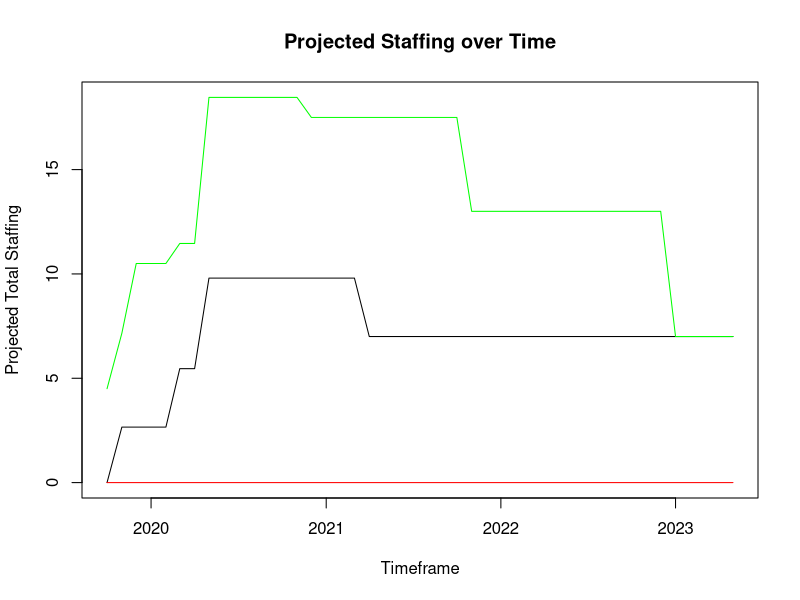
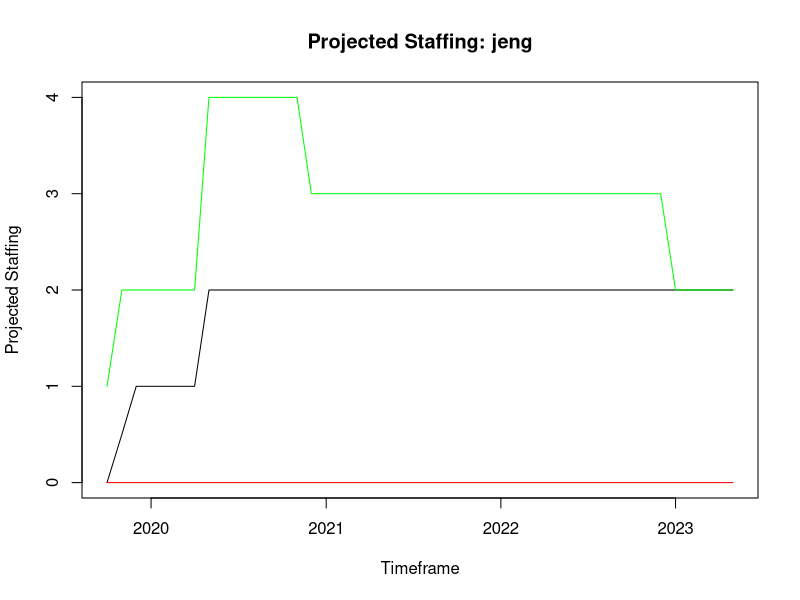
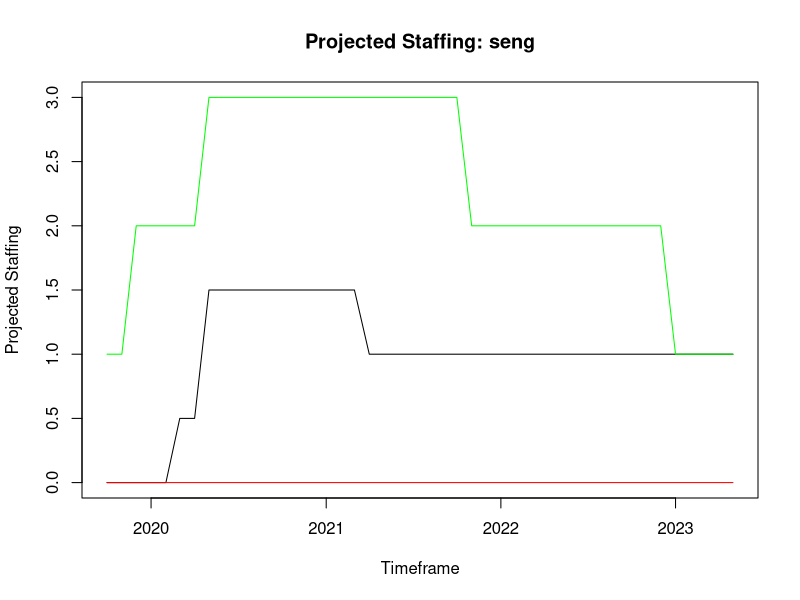
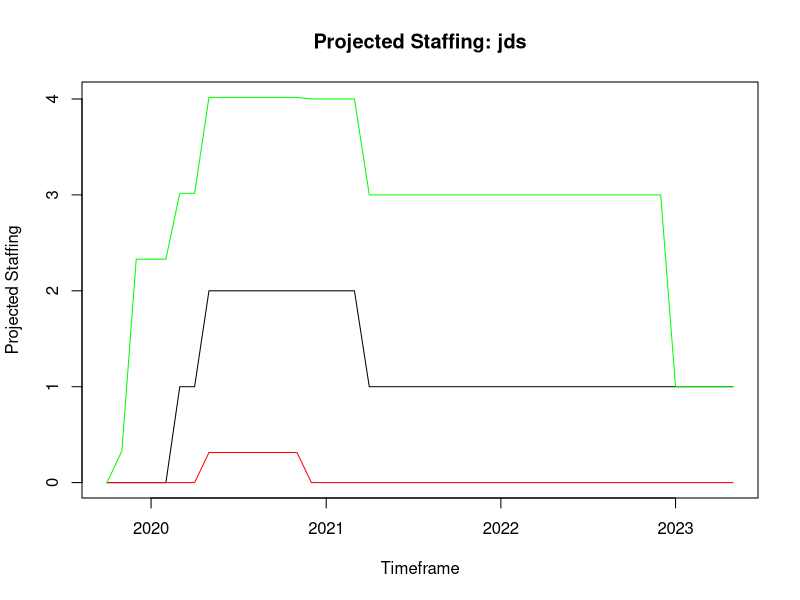
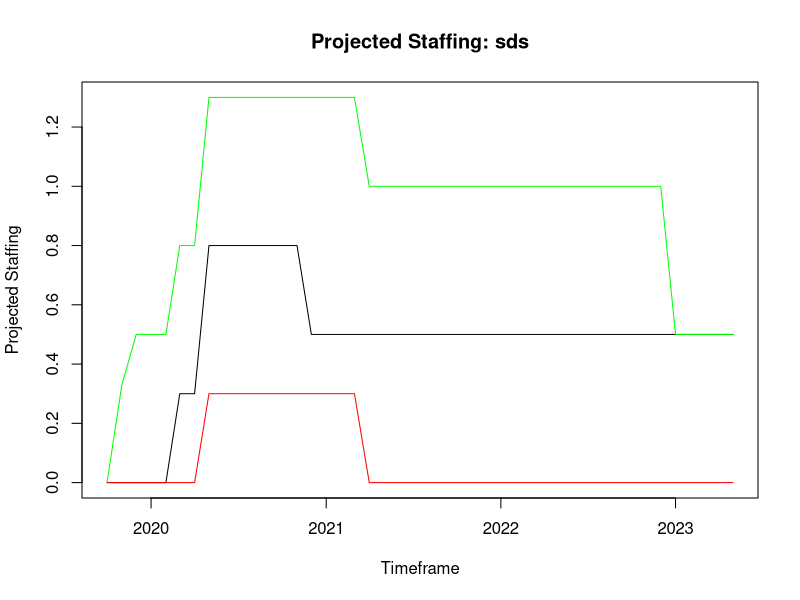
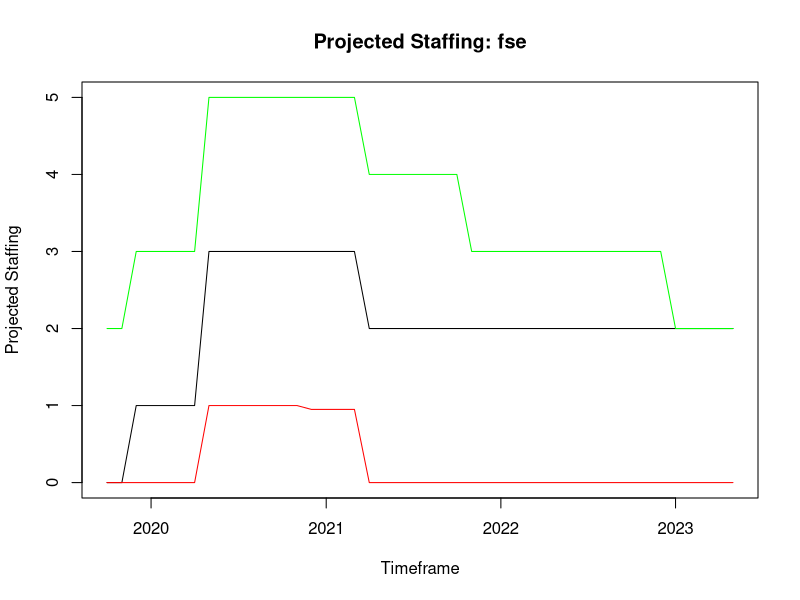
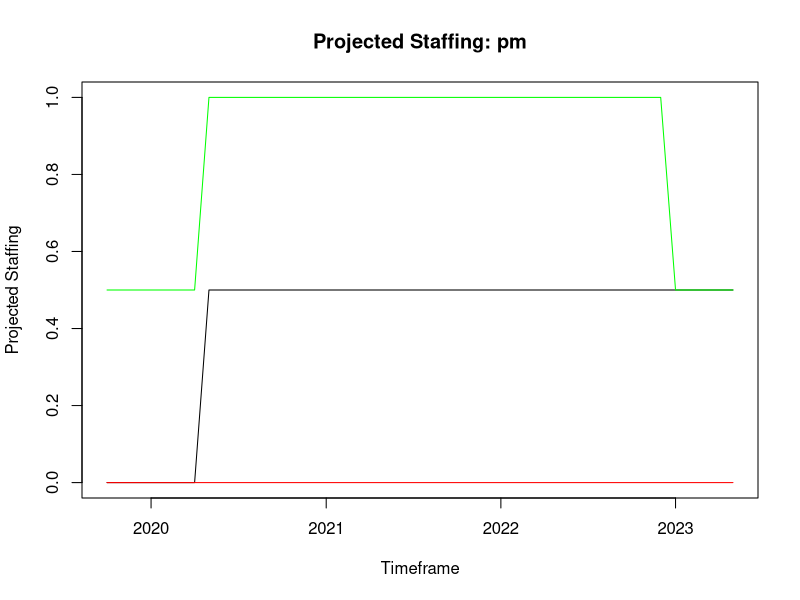

Here is the R script that generated these plots, in order:
# Goal: plot staffings needs probabilistically in time via info from BD efforts
# Incoming data: p(win), staffing needs by type, start and end dates
# Plots: Staffing needs (and haves) by type, and totals.

# Make up data; handle API later
# Each row has effort name, pwin, and counts of staff needed, and dates (dates suck).
# Output needs to be at the monthly level

#                                             j.eng, s.eng, j.ds, s.ds, fse, pm
raw <- c(
  "Effort1", "10/1/2019", "10/1/2021", 0.3,    1,    1,      0,    0,   2,    .5, 
  "Effort2", "12/1/2019", "12/1/2022", 0.2,    1,    1,      2,    .5,  1,    .5,
  "Effort3", "3/1/2020",   "3/1/2021", 0.5,    0,    .5,     1,    0.3, 1,     0,
  "Effort4", "5/1/2020",   "5/1/2023", .8,     2,    1,      1,     .5, 2,     .5,
  "Effort5",  "11/1/2019", "11/1/2020", .3,    1,    0,      .33,   .33, 1,    0)

rm <- matrix(raw, nrow=5, byrow=T)

dat <- data.frame(rm, stringsAsFactors = F)
colnames(dat) <- c("Effort", "StartDate", "EndDate", "pwin", "jeng", "seng", "jds", "sds", "fse", "pm")
#seq(from=as.Date(dat$StartDate[1]), to=as.Date(dat$EndDate[1]), by="month")

starts <- as.Date(dat$StartDate, format = "%m/%d/%Y")
ends <- as.Date(dat$EndDate, format = "%m/%d/%Y")

all_months <- seq(from=min(starts), to=max(ends), by="month")
all_jobs <- c("jeng", "seng", "jds", "sds", "fse", "pm")

# need an array of month X effort X type
# this let's us sample from efforts, index by month, and get info per type (and totals)
main  <- array(data = 0, dim=c(length(all_months), nrow(dat), length(colnames(dat[5:ncol(dat)]))))

for (e in 1:nrow(dat)){   # e in efforts
  # get the months included in this effort
  st <- dat[e, "StartDate"]
  en <- dat[e, "EndDate"]
  this_effort_seq <- seq(from=as.Date(st, format= "%m/%d/%Y"), 
                         to=as.Date(en, format= "%m/%d/%Y"), 
                         by="month")
  for (j in 1:length(all_jobs)){  # j in jobs
    for (m in 1:length(all_months)){  # m in months
      if (all_months[m] %in% this_effort_seq){
        main[m,e,j] <- as.numeric(dat[e,all_jobs[j]])
      }
    }
  }
}

# Let's get the grand totals first; and the per-job-category stuff afterwards.
# Main is [effort, month, job-type]
# Collapse to effort by month, aggregating over job type
sub <- apply(main, c(1,2), sum) # month by effort
sims <- matrix(0, nrow=nrow(sub), ncol=100)
for(i in 1:100){
  win_vec <- matrix(0, nrow=5, ncol=1)
  for(e in 1:ncol(sub)){
    win_vec[e,1] <- rbinom(1, 1, as.numeric(dat[e,"pwin"]))
  }
  sims[,i] <- sub %*% win_vec
}

# sims has num_months rows, and 100 simulation columns
# each entry is number of FTE in the month, in that simulation
# get summary stats:
med <- apply(sims, 1, function(x) quantile(x, probs=c(0.5)))
five <- apply(sims, 1, function(x) quantile(x, probs=c(0.05)))
ninetyfive <- apply(sims, 1, function(x) quantile(x, probs=c(0.95)))

plot(all_months, med, type="l",
     ylim=c(min(five), max(ninetyfive)),
     xlab="Timeframe", ylab="Projected Total Staffing",
     main="Projected Staffing over Time")
points(all_months, five, col="red", type="l")  
points(all_months, ninetyfive, col="green", type="l")
  
# Ok, now we are going to make simultations FOR EACH LCAT/job.
# So, we aggregate main (effort-month-job)
# Main is [effort, month, job-type]

for (j in 1:length(all_jobs)){
  sub <- main[,,j]
  sims <- matrix(0, nrow=nrow(sub), ncol=100)
  for(i in 1:100){
    win_vec <- matrix(0, nrow=5, ncol=1)
    for(e in 1:ncol(sub)){
      win_vec[e,1] <- rbinom(1, 1, as.numeric(dat[e,"pwin"]))
    }
    sims[,i] <- sub %*% win_vec
  }
  # get quantiles of 'sub'
  med <- apply(sims, 1, function(x) quantile(x, probs=c(0.5)))
  five <- apply(sims, 1, function(x) quantile(x, probs=c(0.05)))
  ninetyfive <- apply(sims, 1, function(x) quantile(x, probs=c(0.95)))
  # plot
  plot(all_months, med, type="l",
       ylim=c(min(five), max(ninetyfive)),
       xlab="Timeframe", ylab="Projected Staffing",
       main=paste("Projected Staffing:", all_jobs[j], sep=" "))
  points(all_months, five, col="red", type="l")  
  points(all_months, ninetyfive, col="green", type="l")
}
  







